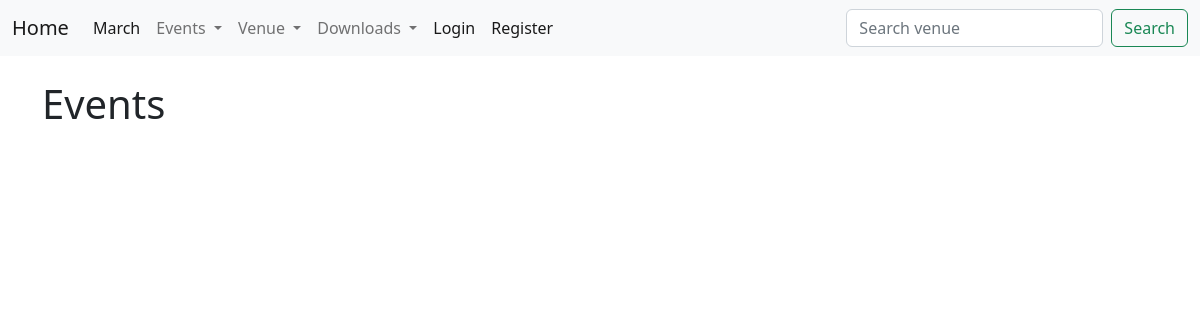
The page /venue_events/1 on the database as committed earlier.
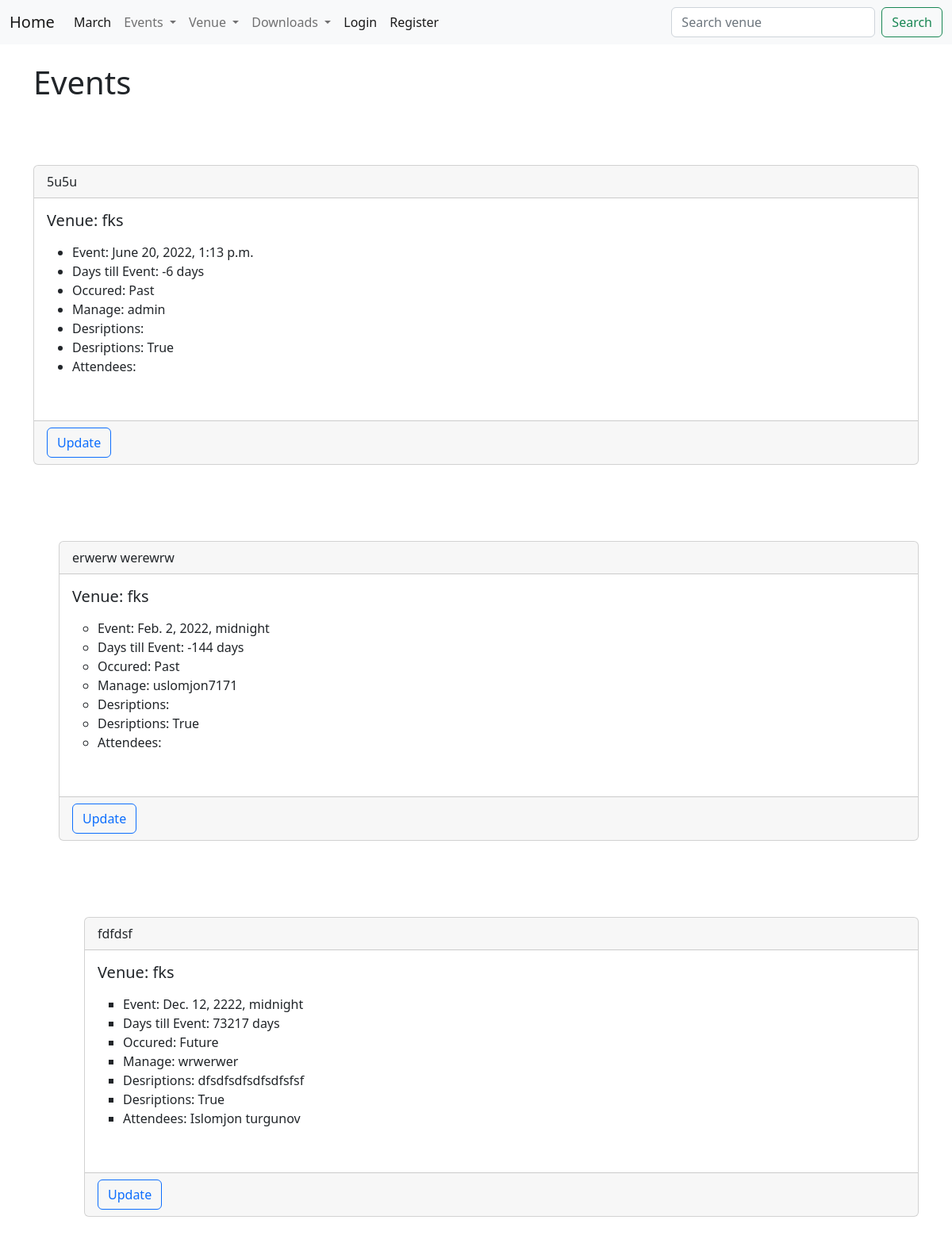
The same page on the database as committed later.
### djangowedapp1/models.py (models this page shows)
class Event(models.Model):
    name = models.CharField("Event name", max_length=120)
    event_date = models.DateTimeField("Event date")
    venue = models.ForeignKey(Venue, blank=True, null=True, on_delete=models.CASCADE)
    manager = models.ForeignKey(User, blank=True, null=True, on_delete=models.SET_NULL)
    description = models.TextField(blank=True)
    attendees = models.ManyToManyField(MyClubUser)
    approved = models.BooleanField("Approved", default=False)
    def __str__(self):
        return self.name
    @property
    def Days_till(self):
        today = date.today()
        days_till = self.event_date.date() - today
        days_till_stripped  = str(days_till).split(',', 1)[0]
        return days_till_stripped
    def till_past(self):
        today = date.today()
        if self.event_date.date() < today:
            thing = "Past"
        else: thing = "Future"
        return thing

class Venue(models.Model):
    name = models.CharField("Venue name", max_length=120)
    address = models.CharField( max_length=120)
    zip_code = models.CharField("Zip code", max_length=120)
    phone = models.CharField("Contact number", max_length=120)
    web = models.URLField("Website address")
    email_adress = models.EmailField("Email", max_length=254)
    owner = models.IntegerField("Venue owner", blank=False,default=1)
    image = models.ImageField(null=True, blank=True, upload_to='images/')
    def __str__(self):
        return self.name

class MyClubUser(models.Model):
    first_name = models.CharField(max_length=50)
    last_name = models.CharField(max_length=50)
    email = models.EmailField("User email")
    def __str__(self):
        return self.first_name + " "+ self.last_name

### djangowedapp1/views.py (the view)
# urls.py: path('venue_events/<venue_id>', venue_events, name='venue_events'),
def venue_events(request, venue_id):
    venue_ = Venue.objects.get(pk=venue_id)
    events_list = Event.objects.filter(venue=venue_)
    if events_list:
        return render(request, 'events/venue_events.html', {"events_list":events_list})
    else:
        messages.success(request, ("That venue has not event at this time..."))
        return redirect('home')

### djangowedapp1/templates/events/venue_events.html (shortened to what this page needs)
<!DOCTYPE html>
<html>
    <head>
        <link rel="stylesheet" href="">
    </head>
    <body>
        {% extends 'events/base.html' %}
{% block content %}
<h1> Events </h1>
    {% for events in events_list %}
    {% if events.approved %}
    <div class="card">
        <div class="card-header">
            {{ events }}
        </div>
        <div class="card-body">
          <h5 class="card-title">Venue: {{ events.venue }}</h5>
          <p class="card-text">
    <ul>
        <li>Event: {{ events.event_date }}</li>
        <li>Days till Event: {{ events.Days_till }}</li>
        <li>Occured: {{ events.till_past }}</li>
        <li>Manage: {{ events.manager }}</li>
        <li>Desriptions: {{ events.description }}   </li>
        <li>Desriptions: {{ events.approved }}   </li>
        <li>Attendees:
        {% for attends in events.attendees.all %}
        {{ attends }}
        {% endfor %}
    </li>
    <br/>
    </ul>
        </p>
        </div>
        <div class="card-footer text-muted">
            <a href ="{% url 'update_event' events.id %}" class="btn btn-outline-primary"  >Update</a>
        </div>
    </div>
    <br/>
    <br/>
<ul>
{% endif %}
<br/>
    <br/>
    {% endfor %}
</ul>
<br/>
{% endblock  %}

Rows that differ between the two databases and show on the page:
now on this page (row edited): Event: name "5u5u", venue "fks", event_date "June 20, 2022, 1:13 p.m.", Days_till "-6 days", till_past "Past", manager "admin", approved "True"
now on this page (row edited): Event: name "erwerw werewrw", venue "fks", event_date "Feb. 2, 2022, midnight", Days_till "-144 days", till_past "Past", manager "uslomjon7171", approved "True"
added Event: name "fdfdsf", venue "fks", event_date "Dec. 12, 2222, midnight", Days_till "73217 days", till_past "Future", manager "wrwerwer", description "dfsdfsdfsdfsdfsfsf", approved "True"
now on this page (row unchanged): MyClubUser: first_name+last_name "Islomjon turgunov"
